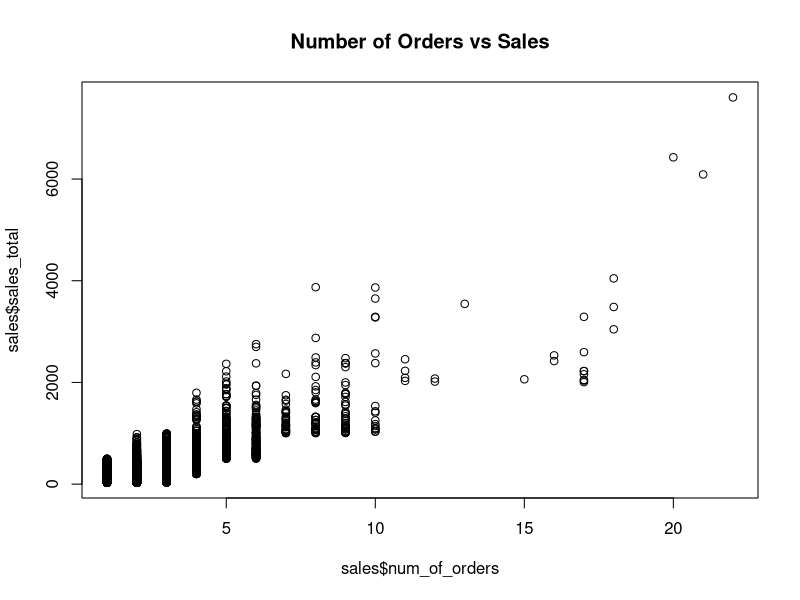
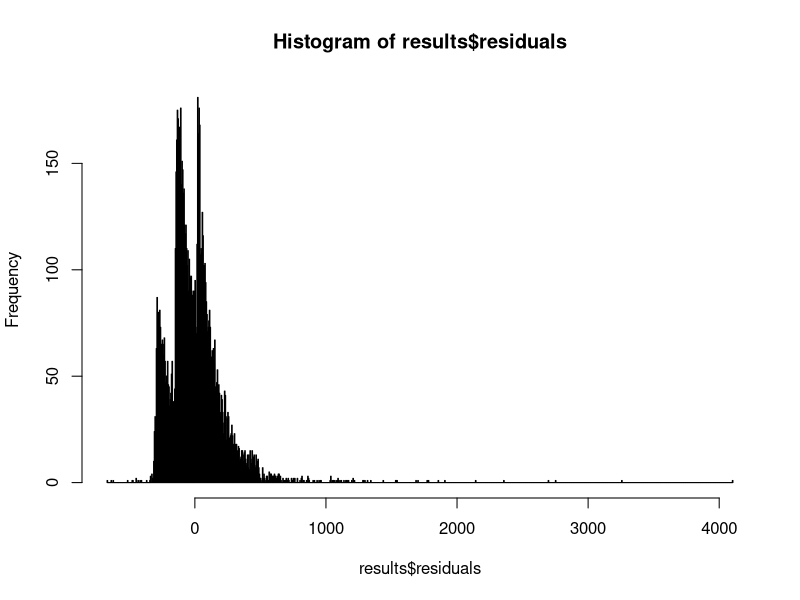

These figures' R source, in order: (Note: this script raises an error after producing the figures.)

setwd("C:/Users/Sri/Documents/GitHub/RWD/EMCDSA-E20-007/Review-of-Basic-Data-Analytic-Methods-Using-R/Introduction-to-R")
########Introduction to R##############
#import a CSV file of the totatl annaual sales for each customer
sales <- read.csv("yearly_sales.csv") 
#examin the imported data set
head(sales) 
summary(sales)
str(sales)
#plot number of orders vs sales
plot(sales$num_of_orders,sales$sales_total,main = "Number of Orders vs Sales")
#perform statistical analysis (fit a linear regression model)
results <- lm(sales$sales_total ~ sales$num_of_orders)
results
summary(results)
attributes(results)
#perform some diagnostics on the fittered model
#plot histogram of the residuals
hist(results$residuals,breaks = 800)
#########R Graphical User Interfaces##############
?lm #for help on the function
help(lm) #for help on the function
# x <- 563
# edit(name = x) # editor open up; we can change a copy of that value or edit with assign into another object called y just like change 563 to y=563645, then if you return y same value displayed
# x
# fix(x) #fix function directly change the value of x on the editor itself if we made modifications
# x
# #y  # we can un comment after if using y in the above editor as copy variable
# x
# save.image()
######Data Import and Export###############
sales <- read.csv("yearly_sales.csv")
#View(sales)
#read.table and read.delim are intended to import other common file types such as .TXT, these also can use to import .CSV files as follow
sales_table <- read.table("yearly_sales.csv",header = TRUE,sep = ",")
#View(sales_table)
sales_delim <- read.delim("yearly_sales.csv",sep = ",")
#View(sales_delim)
#read.table and read.delim are intended to import other common file types such as .TXT
sales_table_txt <- read.table("yearly_sales.txt",header = TRUE,sep = ",")
#View(sales_table_txt)
sales_delim_txt <- read.delim("yearly_sales.txt",sep = ",")
#View(sales_delim_txt)
#The main difference between these import functions is the default values
# read.delim() expects the column separator to be a ("\t") 
#in the event that the numberic data in a data file uses a comma for the decimal
#Below are the default arguements for the functions
# Function	          Header 	   Separator	   Decimal Point
# read.table()	      FALSE	     ""	           "."
# read.csv()	        TRUE	     ","	         "."
# read.csv2()	        TRUE	     ";"	         ","
# read.delim()	      TRUE	     "\t"	         "."
# read.delim2()	      TRUE	     "\t"	         ","
# sales_delim2_txt <- read.delim2("yearly_sales_tab_delimited.txt",sep = ",")
# View(sales_delim2_txt)
# 
# sales_delim3_txt <- read.delim2("yearly_sales.txt",sep = ",")
# View(sales_delim3_txt)

##########data exporting using write.table(), write.csv(), write.csv2()############
#add a column for the average sales per order
sales$per_order <- sales$sales_total/sales$num_of_orders
#export data as tab delimited with out the row names
write.table(sales,"sales_modified.txt",sep = "\t",row.names = FALSE)
# write.table(sales,"yearly_sales.csv",sep = "\t",row.names = TRUE)
yearly_sales_exported_data <- read.csv("yearly_sales.csv")
#to write modified values into same table as last column
write.csv(sales,"yearly_sales.csv")
########read data from #DBMS (MySQL, Oracle, SQL server, PostgreSQL), 
#usefull packages are DBI and RODBC  
#install.packages("RODBC")
#library(RODBC) #loads the package inot the R workspace
#conn <- odbcConnect("training2",uid = "user",pwd = "password")
#the connector needs to be present to submit a SQL query to an ODBC database
#by using a sqlQuery() function from RODBC package
#following is to retreives specific columns from housing table , for household 
#income (hinc) is greater than  $1,000,000
#housing_data <- sqlQuery(conn, "select seriano, state, persons, rooms from housing where hinc>1000000")
#head(housing_data)
#######more information on export and import found on below link and how to import datasets from
#statistical software packages including Minitab, SAS,SPSS########
#https://cran.r-project.org/doc/manuals/r-release/R-data.html
########plots can also be saved using R code ###########
# save file as jpg
jpeg(filename = "sales_hist.jpeg")
hist(sales$num_of_orders)
dev.off()
# save file as png
png(filename="sales_hist.png") 
hist(sales$num_of_orders, breaks=50)
dev.off()
# save file as PDF
pdf(file = "sales_hist.pdf") # here filename argument doesn't exist in pdf function
hist(sales$num_of_orders, breaks=25)
dev.off()

###########Attribute and Data Types##########
#Numeric, character and Logical data types
i <- 1                #creates a numeric variable
sport <- "football"   #creates a character variable 
flag <- TRUE          #creates a logical variable 

#class() represents the abstract class of an object
# The class of a variable is a "high level" classification, and it captures psychologically 
#(or statistically) meaningful distinctions. For instance "2011-09-12" and "my birthday" are both text strings,
# but there's an important difference between the two: one of them is a date. So it would be nice
# if we could get R to recognise that "2011-09-12" is a date, and allow us to do things like add or
# subtract from it. The class of a variable is what R uses to keep track of things like that. Because
# the class of a variable is critical for determining what R can or can't do with it, the class() function
# is very handy

#typeof() determines the way an object is sotred in memory
#The type of a variable is a very low level classification.
#this is where you can see the distinction between integer data,
# double precision numeric, etc. 

#mode() refers to the format of the information that the variable stores
#It tells you whether R has stored text data or numeric data
#It can be useful to know about, but it's not the main thing we care about. 





